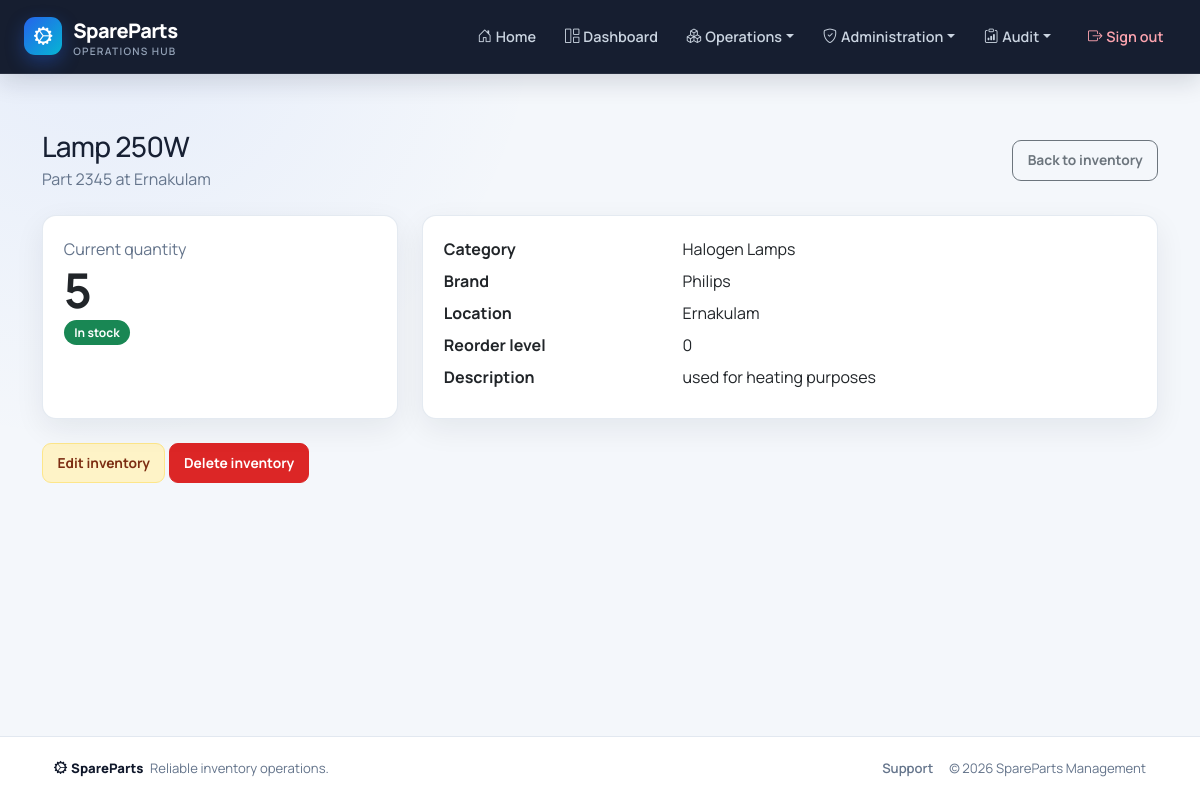
/inventory/1/ (signed in), run on an earlier commit of the app's database.
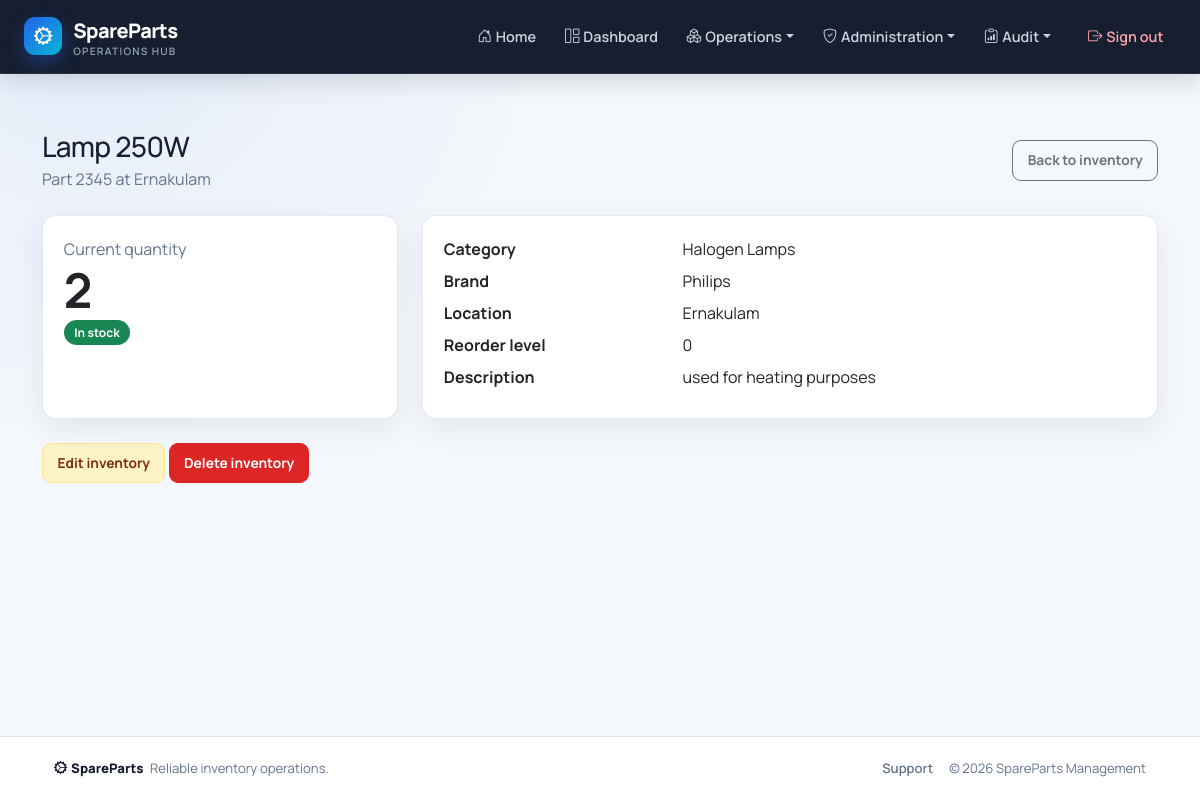
And on a later commit of the database.
### inventory/models.py (models this page shows, shortened)
class InventoryItem(models.Model):
    part = models.ForeignKey(Part, on_delete=models.CASCADE)
    location = models.ForeignKey(Location, on_delete=models.CASCADE)
    quantity = models.PositiveIntegerField(default=0)
    min_quantity = models.PositiveIntegerField(default=0)  # Reorder threshold
    class Meta:
        unique_together = ('part', 'location')

class Location(models.Model):
    name = models.CharField(max_length=100)
    address = models.TextField(blank=True, null=True)

### parts/models.py (models this page shows, shortened)
class Part(models.Model):
    name = models.CharField(max_length=200)
    part_number = models.CharField(max_length=50, unique=True)
    category = models.ForeignKey(Category, on_delete=models.SET_NULL, null=True)
    brand = models.ForeignKey(Brand, on_delete=models.SET_NULL, null=True)
    description = models.TextField(blank=True, null=True)
    barcode = models.CharField(max_length=100, blank=True, null=True)
    image = models.ImageField(upload_to='parts/', blank=True, null=True)

class Category(models.Model):
    name = models.CharField(max_length=100, unique=True)

class Brand(models.Model):
    name = models.CharField(max_length=100, unique=True)

### inventory/views.py (the view)
# urls.py: path('<int:pk>/', InventoryItemDetailView.as_view(), name='inventoryitem_detail'),
class InventoryItemDetailView(LoginRequiredMixin, RoleRequiredMixin, DetailView):
    model = InventoryItem
    template_name = 'inventoryitem_detail.html'  # create this template
    context_object_name = 'item'
    allowed_roles = ['inventory_manager', 'technician']

### core/models.py (called while the page is built)
    def has_access(self, code):
        if not self.is_authenticated or not self.is_active:
            return False
        if self.is_superuser:
            return True
        return self.get_effective_access_permissions().filter(code=code).exists()

### core/templatetags/rbac.py (called while the page is built)
@register.filter
def has_access(user, code):
    return bool(getattr(user, 'has_access', lambda unused: False)(code))

### parts/mixins.py (called while the page is built)
    def get_permission_required(self):
        if self.permission_required:
            return self.permission_required
        model_name = self.model._meta.model_name
        module = self.permission_modules.get(model_name, model_name)
        action = 'view' if self.__class__.__name__.endswith(('ListView', 'DetailView')) else 'manage'
        return f'{module}.{action}'

### templates/inventoryitem_detail.html (shortened to what this page needs)
{% extends "base.html" %}{% load rbac %}
{% block content %}
<div class="container py-4">
  <div class="d-flex justify-content-between align-items-center mb-4"><div><h1 class="h3 mb-1">{{ item.part.name }}</h1><p class="text-muted mb-0">Part {{ item.part.part_number }} at {{ item.location.name }}</p></div><a class="btn btn-outline-secondary" href="{% url 'inventory:inventoryitem_list' %}">Back to inventory</a></div>
  <div class="row g-4">
    <div class="col-md-4"><div class="card border-0 shadow-sm h-100"><div class="card-body"><div class="text-muted">Current quantity</div><div class="display-5 fw-bold">{{ item.quantity }}</div>{% if item.quantity == 0 %}<span class="badge bg-danger">Out of stock</span>{% elif item.quantity <= item.min_quantity %}<span class="badge bg-warning text-dark">Low stock</span>{% else %}<span class="badge bg-success">In stock</span>{% endif %}</div></div></div>
    <div class="col-md-8"><div class="card border-0 shadow-sm"><div class="card-body"><dl class="row mb-0"><dt class="col-sm-4">Category</dt><dd class="col-sm-8">{{ item.part.category.name|default:"Uncategorized" }}</dd><dt class="col-sm-4">Brand</dt><dd class="col-sm-8">{{ item.part.brand.name|default:"Unbranded" }}</dd><dt class="col-sm-4">Location</dt><dd class="col-sm-8">{{ item.location.name }}</dd><dt class="col-sm-4">Reorder level</dt><dd class="col-sm-8">{{ item.min_quantity }}</dd><dt class="col-sm-4">Description</dt><dd class="col-sm-8">{{ item.part.description|default:"No description provided." }}</dd></dl></div></div></div>
  </div>
  {% if user|has_access:'inventory.manage' %}<div class="mt-4"><a class="btn btn-warning" href="{% url 'inventory:inventoryitem_edit' item.pk %}">Edit inventory</a> <a class="btn btn-danger" href="{% url 'inventory:inventoryitem_delete' item.pk %}">Delete inventory</a></div>{% endif %}
</div>
{% endblock %}

What changed in the data, as far as the page shows it:
changed InventoryItem "Lamp 250W": quantity "5" → "2"
